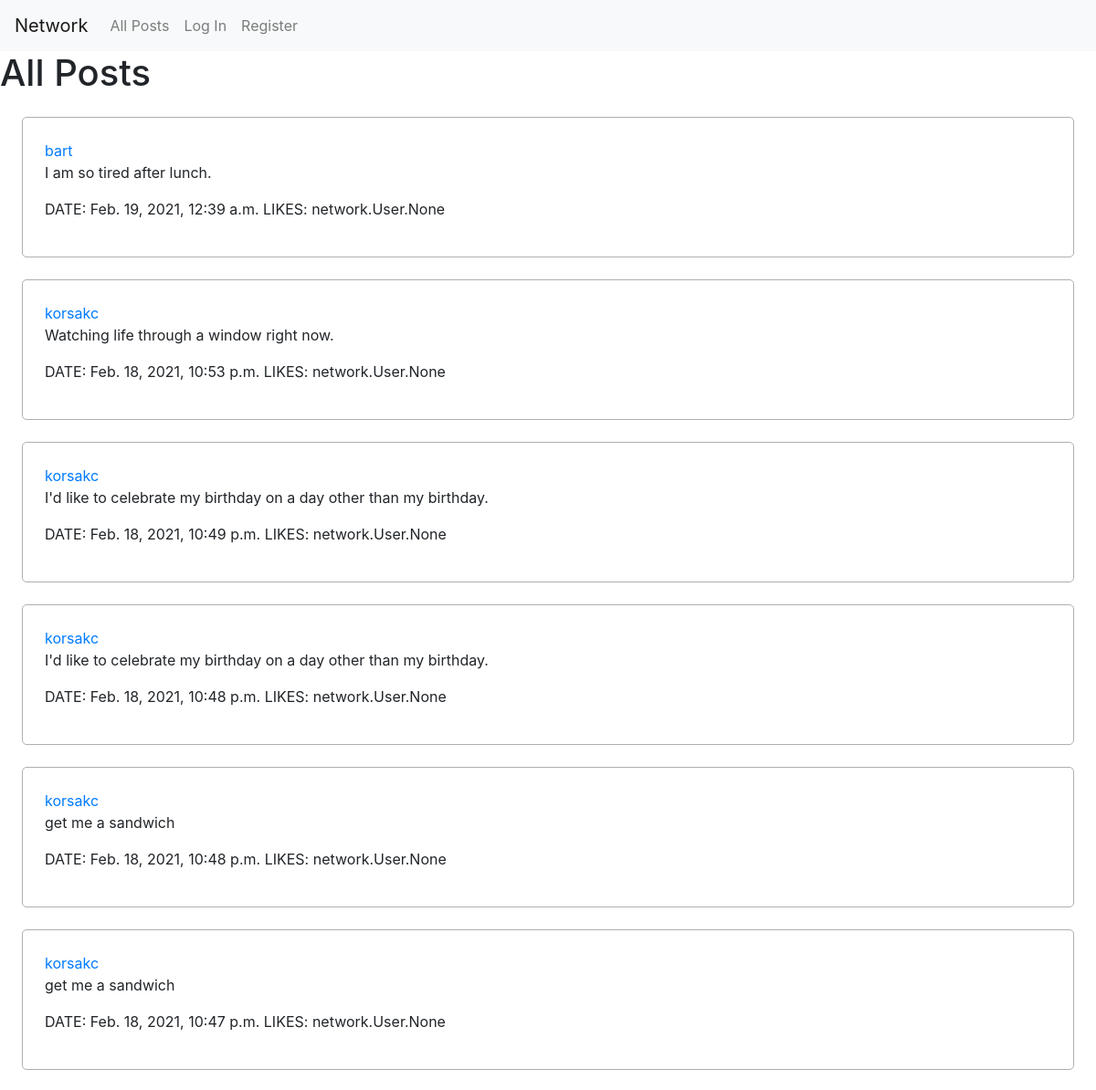
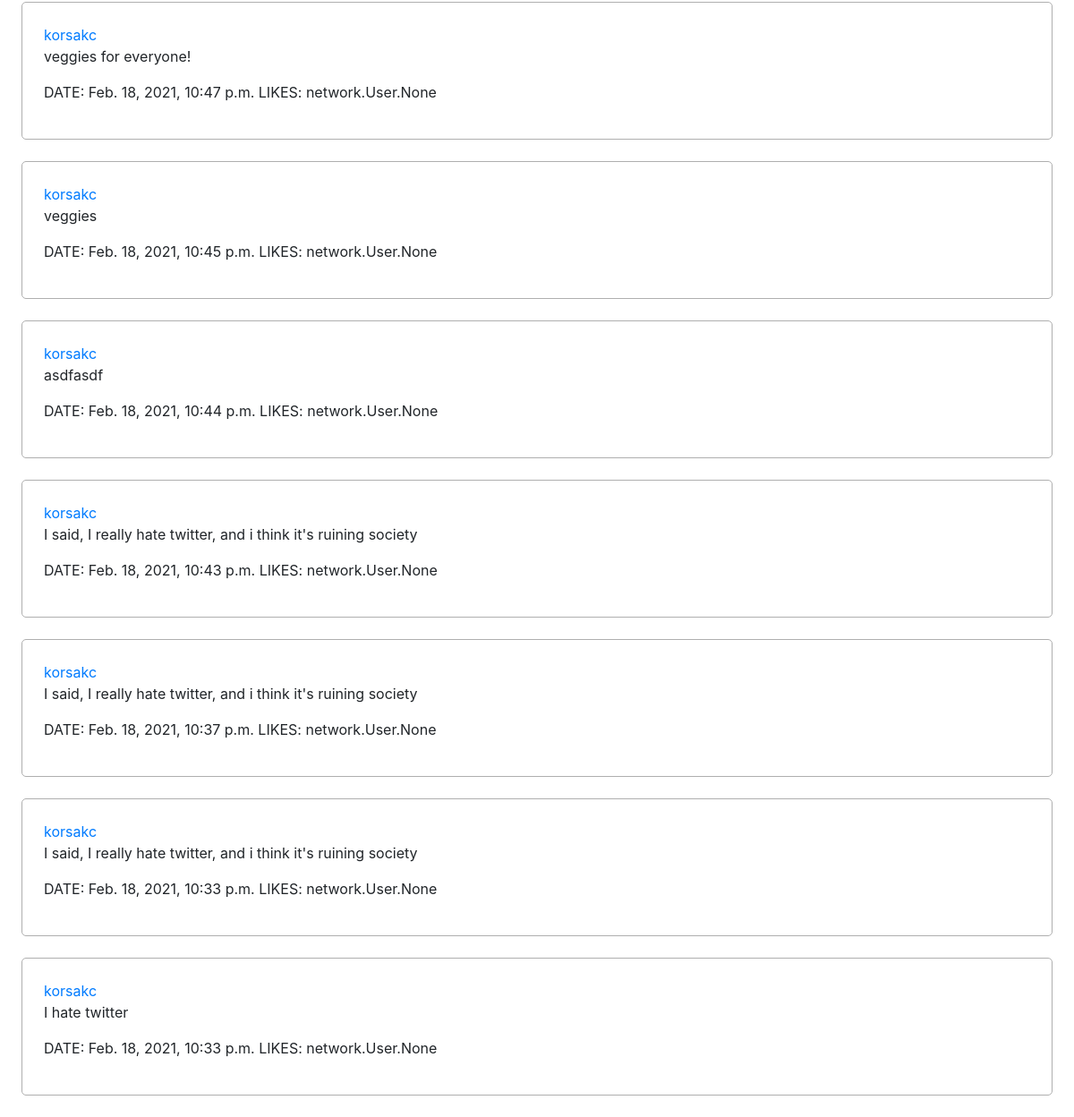
The page / on the database its author committed (2 pictures, top to bottom).
### network/models.py (models this page shows, shortened)
class Post(models.Model):
  creator = models.ForeignKey(User, on_delete=models.CASCADE)
  date = models.DateTimeField(auto_now_add=True)
  text = models.CharField(max_length=280)
  likes = models.ManyToManyField(User, blank=True, related_name="likedbyuser")

class User(AbstractUser):
  followers = models.ManyToManyField('User', blank=True, related_name="following")

### network/views.py (the view)
# urls.py: path("", views.index, name="index"),
def index(request):
    return render(request, "network/index.html", {
      "posts": Post.objects.all().order_by('-date')
    })

### network/templates/network/index.html (shortened to what this page needs)
{% extends "network/layout.html" %}
{% block body %}
  <h1>All Posts</h1>
  <section>
    {% for post in posts %}
      <div class="post">
        <a href="{% url 'profile' post.creator.username %}">{{ post.creator.username }}</a>
        <p>{{ post.text }}</p>
        <p><span>DATE: {{ post.date }}</span> <span>LIKES: {{ post.likes }}</span>
      </div>
    {% endfor %}
  </section>
{% endblock %}

### network/static/network/styles.css (style rules this page uses)
div.post { border: 1px solid rgb(175, 175, 175); border-radius: 5px; padding: 2%; margin: 2%; }

### rows shown on the page
Post: creator.username "bart", text "I am so tired after lunch.", date "Feb. 19, 2021, 12:39 a.m.", likes "network.User.None"
Post: creator.username "korsakc", text "Watching life through a window right now.", date "Feb. 18, 2021, 10:53 p.m.", likes "network.User.None"
Post: creator.username "korsakc", text "I'd like to celebrate my birthday on a day other than my birthday.", date "Feb. 18, 2021, 10:49 p.m.", likes "network.User.None"
Post: creator.username "korsakc", text "I'd like to celebrate my birthday on a day other than my birthday.", date "Feb. 18, 2021, 10:48 p.m.", likes "network.User.None"
Post: creator.username "korsakc", text "get me a sandwich", date "Feb. 18, 2021, 10:48 p.m.", likes "network.User.None"
Post: creator.username "korsakc", text "get me a sandwich", date "Feb. 18, 2021, 10:47 p.m.", likes "network.User.None"
Post: creator.username "korsakc", text "veggies for everyone!", date "Feb. 18, 2021, 10:47 p.m.", likes "network.User.None"
Post: creator.username "korsakc", text "veggies", date "Feb. 18, 2021, 10:45 p.m.", likes "network.User.None"
Post: creator.username "korsakc", text "asdfasdf", date "Feb. 18, 2021, 10:44 p.m.", likes "network.User.None"
Post: creator.username "korsakc", text "I said, I really hate twitter, and i think it's ruining society", date "Feb. 18, 2021, 10:43 p.m.", likes "network.User.None"
Post: creator.username "korsakc", text "I said, I really hate twitter, and i think it's ruining society", date "Feb. 18, 2021, 10:37 p.m.", likes "network.User.None"
Post: creator.username "korsakc", text "I said, I really hate twitter, and i think it's ruining society", date "Feb. 18, 2021, 10:33 p.m.", likes "network.User.None"
Post: creator.username "korsakc", text "I hate twitter", date "Feb. 18, 2021, 10:33 p.m.", likes "network.User.None"
